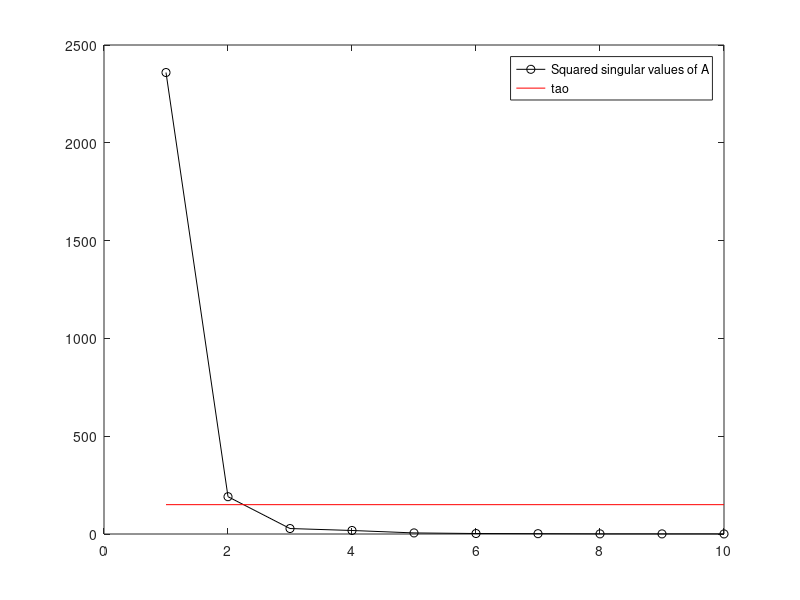
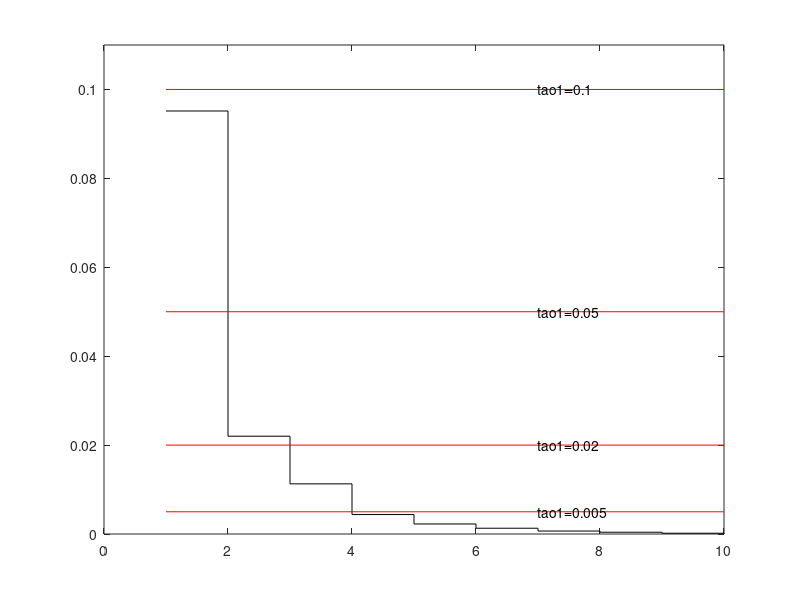

Source code (MATLAB) for these figures, in order:
clc;
clear all;

load('data1.mat');
A = data1;

[D,N] = size(A);
K = min([D N],[],2);
[U,S,V] = svd(A);
squared_sv = zeros(1,10);
fenmu = 0;
for i0 = 1:1:10
    squared_sv(i0) = S(i0,i0)^2;
    fenmu = fenmu + S(i0,i0)^2;
end
tao = 150*ones(1,10);
j = 1:1:10;
figure(1);
plot(j,squared_sv,'ko-',j,tao,'r-');
legend('Squared singular values of A','tao')

f = zeros(1,K);

for d=1:1:K
    fenzi = 0;
    for i=d+1:1:K
        fenzi = fenzi + S(i,i)^2;
    end
    f(d) = fenzi / fenmu;
end
figure(2);
stairs(j,f,'k-');hold on;
plot([1 10],[0.1 0.1],'r-');
text(7,0.1,'tao1=0.1');
plot([1 10],[0.05 0.05],'r-');
text(7,0.05,'tao1=0.05');
plot([1 10],[0.02 0.02],'r-');
text(7,0.02,'tao1=0.02');
plot([1 10],[0.005 0.005],'r-');
text(7,0.005,'tao1=0.005');
ylim([0,0.11]);%对Y轴设定显示范围 

d_xing = [1,2,3,4];
compression_rate = d_xing*(D+N+1)/(N*D)



